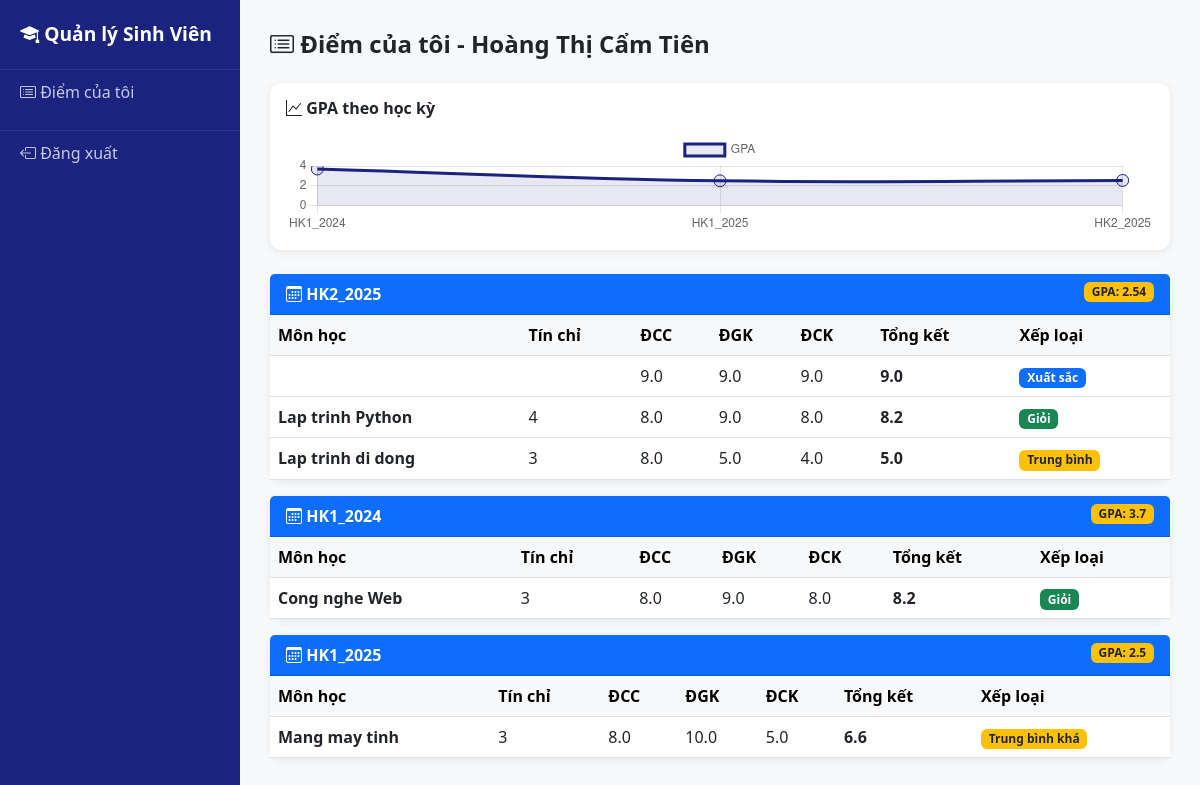
Screenshot of /grades/my-grades (signed in) with the database file from the repository.
### models.py (models this page shows)
class SinhVien(db.Model):
    __tablename__ = 'sinh_vien'
    id = db.Column(db.Integer, primary_key=True)
    ma_sv = db.Column(db.String(20), unique=True, nullable=False)
    ho_ten = db.Column(db.String(100), nullable=False)
    ngay_sinh = db.Column(db.Date)
    gioi_tinh = db.Column(db.String(10))
    email = db.Column(db.String(120))
    lop_id = db.Column(db.Integer, db.ForeignKey('lop_hoc.id'), nullable=False)
    user_id = db.Column(db.Integer, db.ForeignKey('users.id'))
    bang_diems = db.relationship('BangDiem', backref='sinh_vien', lazy=True)

class BangDiem(db.Model):
    __tablename__ = 'bang_diem'
    id = db.Column(db.Integer, primary_key=True)
    sv_id = db.Column(db.Integer, db.ForeignKey('sinh_vien.id'), nullable=False)
    mon_id = db.Column(db.Integer, db.ForeignKey('mon_hoc.id'), nullable=False)
    hoc_ky = db.Column(db.String(20), nullable=False)
    diem_cc = db.Column(db.Float)
    diem_giua_ky = db.Column(db.Float)
    diem_cuoi_ky = db.Column(db.Float)
    mon = db.relationship('MonHoc', backref='bang_diems')
    @property
    def diem_tong_ket(self):
        if None in [self.diem_cc, self.diem_giua_ky, self.diem_cuoi_ky]:
            return None
        return round(self.diem_cc * 0.2 + self.diem_giua_ky * 0.2 + self.diem_cuoi_ky * 0.6, 2)
    @property
    def diem_he4(self):
        d = self.diem_tong_ket
        if d is None: return None
        if d >= 8.5: return 4.0
        elif d >= 8.0: return 3.7
        elif d >= 7.5: return 3.5
        elif d >= 7.0: return 3.0
        elif d >= 6.5: return 2.5
        elif d >= 6.0: return 2.0
        elif d >= 5.5: return 1.5
        elif d >= 5.0: return 1.0
        else: return 0.0
    @property
    def xep_loai(self):
        d = self.diem_tong_ket
        if d is None: return "Chưa có điểm"
        if d >= 9.0: return "Xuất sắc"
        elif d >= 8.0: return "Giỏi"
        elif d >= 7.0: return "Khá"
        elif d >= 6.0: return "Trung bình khá"
        elif d >= 5.0: return "Trung bình"
        else: return "Không đạt"

class MonHoc(db.Model):
    __tablename__ = 'mon_hoc'
    id = db.Column(db.Integer, primary_key=True)
    ma_mon = db.Column(db.String(20), unique=True, nullable=False)
    ten_mon = db.Column(db.String(150), nullable=False)
    so_tin_chi = db.Column(db.Integer, nullable=False)

### blueprints/grades.py (the view)
@grades_bp.route('/my-grades')
@login_required
def my_grades():
    sv = SinhVien.query.filter_by(user_id=current_user.id).first()
    if not sv:
        flash('Khong tim thay thong tin sinh vien!', 'warning')
        return redirect(url_for('auth.login'))
    diem_theo_hky = {}
    for bd in sv.bang_diems:
        if bd.hoc_ky not in diem_theo_hky:
            diem_theo_hky[bd.hoc_ky] = []
        diem_theo_hky[bd.hoc_ky].append(bd)
    gpa_data = _tinh_gpa(sv)
    du_bao = _du_bao_gpa(sv, 3.2)
    return render_template('grades/my_grades.html',
                           sv=sv, diem_theo_hky=diem_theo_hky,
                           gpa_data=gpa_data, du_bao=du_bao)

### blueprints/grades.py (called while the page is built, shortened)
def _tinh_gpa(sv):
    hky_data = {}
    for bd in sv.bang_diems:
        if bd.mon is None:
            continue
        if bd.diem_he4 is None:
            continue
        hky = bd.hoc_ky
        if hky not in hky_data:
            hky_data[hky] = {'tong': 0, 'tc': 0}
        hky_data[hky]['tong'] += bd.diem_he4 * bd.mon.so_tin_chi
        hky_data[hky]['tc'] += bd.mon.so_tin_chi
    return {hky: round(v['tong']/v['tc'], 2)
            for hky, v in sorted(hky_data.items()) if v['tc'] > 0}

def _du_bao_gpa(sv, target=3.2):
    co_diem, chua_diem = [], []
    for bd in sv.bang_diems:
        if bd.mon is None:
            continue
        (co_diem if bd.diem_he4 is not None else chua_diem).append(bd)
    if not chua_diem:
        return None

### templates/grades/my_grades.html (shortened to what this page needs)
{% extends 'base.html' %}
{% block content %}
<h4 class="fw-bold mb-4"><i class="bi bi-card-list"></i> Điểm của tôi - {{ sv.ho_ten }}</h4>
{% if gpa_data %}
<div class="card p-3 mb-4">
  <h6 class="fw-bold mb-3"><i class="bi bi-graph-up"></i> GPA theo học kỳ</h6>
  <canvas id="gpaChart" height="100"></canvas>
</div>
{% endif %}
{% for hoc_ky, diems in diem_theo_hky.items() %}
<div class="card mb-3">
  <div class="card-header fw-bold bg-primary text-white">
    <i class="bi bi-calendar3"></i> {{ hoc_ky }}
    {% if hoc_ky in gpa_data %}
    <span class="badge bg-warning text-dark float-end">GPA: {{ gpa_data[hoc_ky] }}</span>
    {% endif %}
  </div>
  <div class="table-responsive">
    <table class="table table-hover mb-0">
      <thead class="table-light">
        <tr>
          <th>Môn học</th><th>Tín chỉ</th><th>ĐCC</th>
          <th>ĐGK</th><th>ĐCK</th><th>Tổng kết</th><th>Xếp loại</th>
        </tr>
      </thead>
      <tbody>
        {% for bd in diems %}
        <tr>
          <td class="fw-semibold">{{ bd.mon.ten_mon }}</td>
          <td>{{ bd.mon.so_tin_chi }}</td>
          <td>{{ bd.diem_cc or '-' }}</td>
          <td>{{ bd.diem_giua_ky or '-' }}</td>
          <td>{{ bd.diem_cuoi_ky or '-' }}</td>
          <td class="fw-bold">{{ bd.diem_tong_ket or '-' }}</td>
          <td>
            {% if bd.xep_loai == 'Xuất sắc' %}<span class="badge bg-primary">{{ bd.xep_loai }}</span>
            {% elif bd.xep_loai == 'Giỏi' %}<span class="badge bg-success">{{ bd.xep_loai }}</span>
            {% elif bd.xep_loai == 'Khá' %}<span class="badge bg-info">{{ bd.xep_loai }}</span>
            {% elif bd.xep_loai == 'Không đạt' %}<span class="badge bg-danger">{{ bd.xep_loai }}</span>
            {% else %}<span class="badge bg-warning text-dark">{{ bd.xep_loai }}</span>
            {% endif %}
          </td>
        </tr>
        {% endfor %}
      </tbody>
    </table>
  </div>
</div>
{% else %}
<div class="alert alert-warning">Chưa có dữ liệu điểm nào.</div>
{% endfor %}
{% endblock %}
{% block scripts %}
{% if gpa_data %}
<script>
new Chart(document.getElementById('gpaChart'), {
  type: 'line',
  data: {
    labels: {{ gpa_data.keys()|list|tojson }},
    datasets: [{
      label: 'GPA',
      data: {{ gpa_data.values()|list|tojson }},
      borderColor: '#1a237e',
      backgroundColor: 'rgba(26,35,126,0.1)',
      tension: 0.4, fill: true, pointRadius: 6
    }]
  },
  options: { scales: { y: { min: 0, max: 4 } } }
});
</script>
{% endif %}
{% endblock %}

### templates/base.html (shortened to what this page needs)
<!DOCTYPE html>
<html lang="vi">
<head>
  <link href="https://cdn.jsdelivr.net/npm/bootstrap@5.3.0/dist/css/bootstrap.min.css" rel="stylesheet">
  <link href="https://cdn.jsdelivr.net/npm/bootstrap-icons@1.10.0/font/bootstrap-icons.css" rel="stylesheet">
</head>
<body>
{% if current_user.is_authenticated %}
<div class="d-flex">
  <div class="sidebar" style="width:240px; min-width:240px;">
    <div class="brand"><i class="bi bi-mortarboard-fill"></i> Quản lý Sinh Viên</div>
    {% if current_user.role == 'giangvien' %}
    <a href="{{ url_for('reports.dashboard') }}" class="{% if request.endpoint == 'reports.dashboard' %}active{% endif %}">
      <i class="bi bi-speedometer2"></i> Dashboard
    </a>
    <a href="{{ url_for('students.index') }}" class="{% if 'students' in request.endpoint %}active{% endif %}">
      <i class="bi bi-people-fill"></i> Sinh viên
    </a>
    <a href="{{ url_for('grades.nhap_diem') }}" class="{% if 'grades' in request.endpoint %}active{% endif %}">
      <i class="bi bi-pencil-square"></i> Nhập điểm
    </a>
    <a href="{{ url_for('reports.export_excel') }}">
      <i class="bi bi-file-earmark-excel"></i> Xuất Excel
    </a>
    {% else %}
    <a href="{{ url_for('grades.my_grades') }}">
      <i class="bi bi-card-list"></i> Điểm của tôi
    </a>
    {% endif %}
    <a href="{{ url_for('auth.logout') }}" class="mt-3" style="border-top:1px solid #283593;">
      <i class="bi bi-box-arrow-left"></i> Đăng xuất
    </a>
  </div>
  <div class="flex-grow-1 main-content">
    {% block content %}{% endblock %}
  </div>
</div>
{% else %}
  {% block auth_content %}{% endblock %}
{% endif %}
{% block scripts %}{% endblock %}
</body>
</html>

### templates/base.html (style rules this page uses)
body { background-color: #f8f9fa; }
.sidebar { min-height: 100vh; background: #1a237e; }
.sidebar a { color: #c5cae9; text-decoration: none; padding: 10px 20px; display: block; }
.sidebar .brand { color: white; font-size: 1.2rem; font-weight: bold; padding: 20px; border-bottom: 1px solid #283593; }
.main-content { padding: 30px; }
.card { border: none; box-shadow: 0 2px 10px rgba(0,0,0,0.08); border-radius: 12px; }

### rows the page displays
SinhVien: ho_ten "Hoàng Thị Cẩm Tiên"
BangDiem: hoc_ky "HK2_2025", hoc_ky "2.54", diem_cc "9.0", diem_giua_ky "9.0", diem_cuoi_ky "9.0", diem_cc+diem_giua_ky+diem_cuoi_ky "9.0", xep_loai "Xuất sắc"
BangDiem: mon.ten_mon "Lap trinh Python", mon.so_tin_chi "4", diem_cc "8.0", diem_giua_ky "9.0", diem_cuoi_ky "8.0", diem_cc+diem_giua_ky+diem_cuoi_ky "8.2", xep_loai "Giỏi"
BangDiem: mon.ten_mon "Lap trinh di dong", mon.so_tin_chi "3", diem_cc "8.0", diem_giua_ky "5.0", diem_cuoi_ky "4.0", diem_cc+diem_giua_ky+diem_cuoi_ky "5.0", xep_loai "Trung bình"
BangDiem: hoc_ky "HK1_2024", hoc_ky "3.7", mon.ten_mon "Cong nghe Web", mon.so_tin_chi "3", diem_cc "8.0", diem_giua_ky "9.0", diem_cuoi_ky "8.0", diem_cc+diem_giua_ky+diem_cuoi_ky "8.2", xep_loai "Giỏi"
BangDiem: hoc_ky "HK1_2025", hoc_ky "2.5", mon.ten_mon "Mang may tinh", mon.so_tin_chi "3", diem_cc "8.0", diem_giua_ky "10.0", diem_cuoi_ky "5.0", diem_cc+diem_giua_ky+diem_cuoi_ky "6.6", xep_loai "Trung bình khá"
